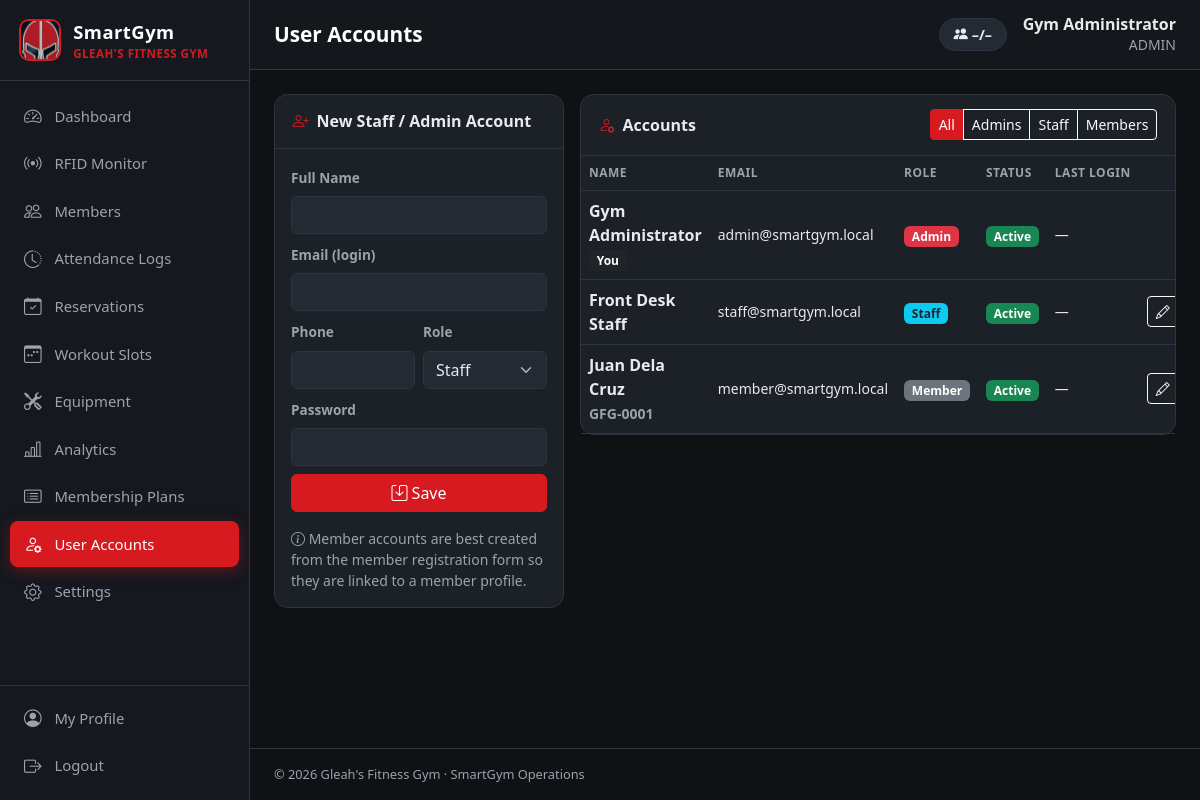
/users.php (signed in), run on the app's committed database.
### tables this page shows
CREATE TABLE users (
  id INT UNSIGNED AUTO_INCREMENT PRIMARY KEY,
  full_name VARCHAR(120) NOT NULL,
  email VARCHAR(150) NOT NULL UNIQUE,
  phone VARCHAR(30) NULL,
  password_hash VARCHAR(255) NOT NULL,
  role ENUM('admin','staff','member') NOT NULL DEFAULT 'member',
  status ENUM('active','disabled') NOT NULL DEFAULT 'active',
  last_login_at DATETIME NULL,
  created_at DATETIME NOT NULL DEFAULT CURRENT_TIMESTAMP
);

CREATE TABLE members (
  id INT UNSIGNED AUTO_INCREMENT PRIMARY KEY,
  user_id INT UNSIGNED NULL UNIQUE,
  member_code VARCHAR(20) NOT NULL UNIQUE,
  full_name VARCHAR(120) NOT NULL,
  email VARCHAR(150) NULL,
  phone VARCHAR(30) NULL,
  gender ENUM('Male','Female','Other') NULL,
  birthdate DATE NULL,
  address VARCHAR(255) NULL,
  emergency_contact VARCHAR(150) NULL,
  rfid_uid VARCHAR(32) NULL UNIQUE,
  plan_id INT UNSIGNED NULL,
  membership_start DATE NULL,
  membership_end DATE NULL,
  status ENUM('active','inactive','suspended') NOT NULL DEFAULT 'active',
  is_inside TINYINT(1) NOT NULL DEFAULT 0,
  last_scan_at DATETIME NULL,
  notes TEXT NULL,
  created_at DATETIME NOT NULL DEFAULT CURRENT_TIMESTAMP,
  CONSTRAINT fk_members_user FOREIGN KEY (user_id) REFERENCES users(id) ON DELETE SET NULL,
  CONSTRAINT fk_members_plan FOREIGN KEY (plan_id) REFERENCES membership_plans(id) ON DELETE SET NULL,
  INDEX idx_members_inside (is_inside)
);

### includes/auth.php (called while the page is built, shortened)
<?php
function current_user(): ?array
{
    static $user = false;
    if ($user === false) {
        $user = null;
        if (!empty($_SESSION['user_id'])) {
            $user = q("SELECT * FROM users WHERE id = ? AND status = 'active'", [$_SESSION['user_id']])->fetch() ?: null;
        }
    }
    return $user;
}
function require_login(): array
{
    $user = current_user();
    return $user;
}
function require_role(string ...$roles): array
{
    $user = require_login();
    return $user;
}

### users.php (the view, shortened to what this page needs)
<?php
$me = require_role('admin');
$page_title = 'User Accounts';
$role = get('role');
$users = q('SELECT u.*, m.member_code FROM users u LEFT JOIN members m ON m.user_id = u.id' . (in_array($role, ['admin', 'staff', 'member'], true) ? ' WHERE u.role = ?' : '') . ' ORDER BY FIELD(u.role,"admin","staff","member"), u.full_name',
    in_array($role, ['admin', 'staff', 'member'], true) ? [$role] : [])->fetchAll();
$edit = get('edit') ? q('SELECT * FROM users WHERE id = ?', [(int)get('edit')])->fetch() : null;
$f = $edit ?: ['id' => '', 'full_name' => '', 'email' => '', 'phone' => '', 'role' => 'staff'];
require __DIR__ . '/includes/header.php';
?>
<div class="row g-3">
    <div class="col-lg-4">
        <div class="card">
            <div class="card-header"><i class="bi bi-person-<?= $edit ? 'gear' : 'plus' ?>"></i> <?= $edit ? 'Edit Account' : 'New Staff / Admin Account' ?></div>
            <div class="card-body">
                <form method="post" class="row g-2"><?= csrf_field() ?><input type="hidden" name="id" value="<?= e($f['id']) ?>">
                    <div class="col-12"><label class="form-label">Full Name</label><input name="full_name" class="form-control" value="<?= e($f['full_name']) ?>" required></div>
                    <div class="col-12"><label class="form-label">Email (login)</label><input type="email" name="email" class="form-control" value="<?= e($f['email']) ?>" required></div>
                    <div class="col-6"><label class="form-label">Phone</label><input name="phone" class="form-control" value="<?= e($f['phone']) ?>"></div>
                    <div class="col-6"><label class="form-label">Role</label><select name="role" class="form-select"><?php foreach (['admin', 'staff', 'member'] as $r): ?><option value="<?= $r ?>" <?= $f['role'] === $r ? 'selected' : '' ?>><?= ucfirst($r) ?></option><?php endforeach; ?></select></div>
                    <div class="col-12"><label class="form-label"><?= $edit ? 'New Password (optional)' : 'Password' ?></label><input type="password" name="password" class="form-control" autocomplete="new-password" <?= $edit ? '' : 'required' ?> minlength="6"></div>
                    <div class="col-12 d-grid gap-2"><button name="action" value="save" class="btn btn-primary"><i class="bi bi-save"></i> Save</button></div>
                </form>
                <p class="small text-secondary mt-3 mb-0"><i class="bi bi-info-circle"></i> Member accounts are best created from the member registration form so they are linked to a member profile.</p>
            </div>
        </div>
    </div>
    <div class="col-lg-8">
        <div class="card">
            <div class="card-header"><i class="bi bi-person-gear"></i> Accounts
                <div class="ms-auto btn-group btn-group-sm">
                    <?php foreach (['' => 'All', 'admin' => 'Admins', 'staff' => 'Staff', 'member' => 'Members'] as $k => $l): ?><a href="?role=<?= $k ?>" class="btn <?= $role === $k ? 'btn-primary' : 'btn-outline-light' ?>"><?= $l ?></a><?php endforeach; ?>
                </div>
            </div>
            <div class="table-responsive"><table class="table table-hover">
                <thead><tr><th>Name</th><th>Email</th><th>Role</th><th>Status</th><th>Last Login</th><th class="text-end">Actions</th></tr></thead>
                <tbody><?php foreach ($users as $u): $self = (int)$u['id'] === (int)$me['id']; ?>
                    <tr>
                        <td class="fw-semibold"><?= e($u['full_name']) ?> <?= $self ? '<span class="badge bg-dark">You</span>' : '' ?><?= $u['member_code'] ? '<br><small class="text-secondary">' . e($u['member_code']) . '</small>' : '' ?></td>
                        <td class="small"><?= e($u['email']) ?></td>
                        <td><?= badge(ucfirst($u['role']), ['admin' => 'danger', 'staff' => 'info', 'member' => 'secondary'][$u['role']]) ?></td>
                        <td><?= $u['status'] === 'active' ? badge('Active', 'success') : badge('Disabled', 'secondary') ?></td>
                        <td class="small text-nowrap"><?= fmt_datetime($u['last_login_at']) ?></td>
                        <td class="text-end text-nowrap">
                            <a href="?edit=<?= $u['id'] ?>" class="btn btn-sm btn-outline-light"><i class="bi bi-pencil"></i></a>
                        </td>
                    </tr>
                <?php endforeach; ?></tbody>
            </table></div>
        </div>
    </div>
</div>
<?php require __DIR__ . '/includes/footer.php';

### includes/header.php (shortened to what this page needs)
<?php
$user = current_user();
$page_title = $page_title ?? 'Dashboard';
$active = $active ?? basename($_SERVER['SCRIPT_NAME'], '.php');
$gymName = setting('gym_name', "Gleah's Fitness Gym");
$nav = [
    ['dashboard', 'Dashboard', 'speedometer2', ['admin', 'staff', 'member']],
    ['rfid_monitor', 'RFID Monitor', 'broadcast', ['admin', 'staff']],
    ['members', 'Members', 'people', ['admin', 'staff']],
    ['access_logs', 'Attendance Logs', 'clock-history', ['admin', 'staff']],
    ['my_attendance', 'My Attendance', 'clock-history', ['member']],
    ['reservations', 'Reservations', 'calendar-check', ['admin', 'staff', 'member']],
    ['slots', 'Workout Slots', 'calendar3-week', ['admin', 'staff']],
    ['equipment', 'Equipment', 'tools', ['admin', 'staff']],
    ['analytics', 'Analytics', 'bar-chart-line', ['admin']],
    ['plans', 'Membership Plans', 'card-list', ['admin']],
    ['users', 'User Accounts', 'person-gear', ['admin']],
    ['settings', 'Settings', 'gear', ['admin']],
];
?>
<!doctype html>
<html lang="en">
<head>
    <link href="https://cdn.jsdelivr.net/npm/bootstrap@5.3.3/dist/css/bootstrap.min.css" rel="stylesheet">
    <link href="https://cdn.jsdelivr.net/npm/bootstrap-icons@1.11.3/font/bootstrap-icons.min.css" rel="stylesheet">
    <link href="assets/css/style.css" rel="stylesheet">
</head>
<body>
<div class="app-shell">
    <aside class="sidebar" id="sidebar">
        <a href="dashboard.php" class="brand">
            <img src="assets/img/helmet.png" alt="">
            <div>
                <div class="brand-title">SmartGym</div>
                <div class="brand-sub"><?= e($gymName) ?></div>
            </div>
        </a>
        <nav class="nav flex-column">
            <?php foreach ($nav as [$file, $label, $icon, $roles]): if (!in_array($user['role'], $roles, true)) continue; ?>
                <a class="nav-link<?= $active === $file ? ' active' : '' ?>" href="<?= $file ?>.php">
                    <i class="bi bi-<?= $icon ?>"></i><span><?= e($label) ?></span>
                </a>
            <?php endforeach; ?>
        </nav>
        <div class="sidebar-footer">
            <a class="nav-link<?= $active === 'profile' ? ' active' : '' ?>" href="profile.php"><i class="bi bi-person-circle"></i><span>My Profile</span></a>
            <a class="nav-link" href="logout.php"><i class="bi bi-box-arrow-right"></i><span>Logout</span></a>
        </div>
    </aside>
    <main class="main">
        <header class="topbar">
            <h1 class="page-title"><?= e($page_title) ?></h1>
            <div class="ms-auto d-flex align-items-center gap-3">
                <div class="capacity-pill" data-capacity-pill title="Members currently inside">
                    <i class="bi bi-people-fill"></i> <span data-cap-inside>–</span>/<span data-cap-max>–</span>
                </div>
                <div class="text-end d-none d-sm-block lh-sm">
                    <div class="fw-semibold"><?= e($user['full_name']) ?></div>
                    <small class="text-secondary text-uppercase"><?= e($user['role']) ?></small>
                </div>
            </div>
        </header>
        <div class="content">

### includes/helpers.php (shortened to what this page needs)
<?php
function db(): PDO
{
    static $pdo = null;
    if ($pdo === null) {
        $dsn = 'mysql:host=' . DB_HOST . ';port=' . DB_PORT . ';dbname=' . DB_NAME . ';charset=utf8mb4';
        $pdo = new PDO($dsn, DB_USER, DB_PASS, [
            PDO::ATTR_ERRMODE => PDO::ERRMODE_EXCEPTION,
            PDO::ATTR_DEFAULT_FETCH_MODE => PDO::FETCH_ASSOC,
            PDO::ATTR_EMULATE_PREPARES => false,
        ]);
        $pdo->exec("SET time_zone = '" . date('P') . "'");
    }
    return $pdo;
}
function q(string $sql, array $params = []): PDOStatement
{
    $st = db()->prepare($sql);
    $st->execute($params);
    return $st;
}
function e($value): string
{
    return htmlspecialchars((string)($value ?? ''), ENT_QUOTES, 'UTF-8');
}
function setting(string $key, $default = null)
{
    static $cache = null;
    if ($cache === null) {
        $cache = [];
        foreach (q('SELECT `key`, `value` FROM settings')->fetchAll() as $row) {
            $cache[$row['key']] = $row['value'];
        }
    }
    return $cache[$key] ?? $default;
}
function take_flashes(): array
{
    $f = $_SESSION['flash'] ?? [];
    return $f;
}
function get(string $key, $default = '')
{
    $v = $_GET[$key] ?? $default;
    return is_string($v) ? trim($v) : $v;
}
function fmt_datetime(?string $d): string
{
    return $d ? date('M d, Y h:i A', strtotime($d)) : '—';
}
function badge(string $text, string $color): string
{
    $textCls = in_array($color, ['warning', 'info', 'light'], true) ? ' text-dark' : '';
    return '<span class="badge bg-' . e($color) . $textCls . '">' . e($text) . '</span>';
}

### assets/css/style.css (style rules this page uses)
:root { --sg-red: #d71920; --sg-red-dark: #a50f15; --sg-black: #0f1115; --sg-sidebar: #15181e; --sg-surface: #1c2027; --sg-surface-2: #242a33; --sg-border: #2e3540; --sg-text: #e8eaed; --sg-muted: #9aa3ae; --bs-primary: #d71920; --bs-primary-rgb: 215, 25, 32; --bs-link-color: #ff4d55; --bs-link-hover-color: #ff7a80; }
body { background: var(--sg-black); color: var(--sg-text); font-family: "Segoe UI", system-ui, -apple-system, Roboto, sans-serif; }
.app-shell { display: flex; min-height: 100vh; }
.sidebar { width: 250px; flex-shrink: 0; background: var(--sg-sidebar); border-right: 1px solid var(--sg-border); display: flex; flex-direction: column; position: sticky; top: 0; height: 100vh; overflow-y: auto; z-index: 1040; }
.brand { display: flex; align-items: center; gap: .75rem; padding: 1.1rem 1.2rem; text-decoration: none; border-bottom: 1px solid var(--sg-border); }
.brand img { width: 42px; height: 42px; object-fit: cover; border-radius: 10px; border: 2px solid var(--sg-red); }
.brand-title { color: #fff; font-weight: 800; font-size: 1.15rem; letter-spacing: .5px; }
.brand-sub { color: var(--sg-red); font-size: .72rem; font-weight: 700; text-transform: uppercase; letter-spacing: .5px; }
.sidebar .nav { padding: .75rem .6rem; flex: 1; }
.sidebar .nav-link { color: var(--sg-muted); display: flex; align-items: center; gap: .75rem; padding: .6rem .85rem; border-radius: .5rem; font-weight: 500; font-size: .93rem; margin-bottom: 2px; transition: background .15s, color .15s; }
.sidebar .nav-link i { font-size: 1.1rem; width: 1.2rem; text-align: center; }
.sidebar .nav-link.active { background: var(--sg-red); color: #fff; box-shadow: 0 4px 14px rgba(215, 25, 32, .35); }
.sidebar-footer { padding: .6rem; border-top: 1px solid var(--sg-border); }
.main { flex: 1; min-width: 0; display: flex; flex-direction: column; }
.topbar { display: flex; align-items: center; gap: 1rem; padding: .9rem 1.5rem; background: rgba(21, 24, 30, .92); border-bottom: 1px solid var(--sg-border); position: sticky; top: 0; z-index: 1030; backdrop-filter: blur(6px); }
.page-title { font-size: 1.3rem; font-weight: 700; margin: 0; color: #fff; }
.content { padding: 1.5rem; flex: 1; }
.capacity-pill { background: var(--sg-surface-2); border: 1px solid var(--sg-border); border-radius: 999px; padding: .3rem .85rem; font-weight: 700; font-size: .9rem; }
.card { background: var(--sg-surface); border: 1px solid var(--sg-border); border-radius: .85rem; color: var(--sg-text); }
.card-header { background: transparent; border-bottom: 1px solid var(--sg-border); font-weight: 700; padding: .9rem 1.1rem; display: flex; align-items: center; gap: .5rem; }
.card-header .bi { color: var(--sg-red); }
.table { --bs-table-bg: transparent; --bs-table-color: var(--sg-text); --bs-table-border-color: var(--sg-border); --bs-table-hover-bg: rgba(255,255,255,.03); --bs-table-hover-color: #fff; margin-bottom: 0; }
.table thead th { color: var(--sg-muted); font-size: .75rem; text-transform: uppercase; letter-spacing: .5px; font-weight: 700; border-bottom-width: 1px; white-space: nowrap; }
.table td { vertical-align: middle; }
.form-control, .form-select { background-color: var(--sg-surface-2); border-color: var(--sg-border); color: var(--sg-text); }
.form-control::placeholder { color: #6c757d; }
.form-label { font-weight: 600; font-size: .85rem; color: var(--sg-muted); }
.btn-primary { --bs-btn-bg: var(--sg-red); --bs-btn-border-color: var(--sg-red); --bs-btn-hover-bg: var(--sg-red-dark); --bs-btn-hover-border-color: var(--sg-red-dark); --bs-btn-active-bg: var(--sg-red-dark); --bs-btn-disabled-bg: var(--sg-red); --bs-btn-disabled-border-color: var(--sg-red); }
.text-muted, .text-secondary { color: var(--sg-muted) !important; }
a { color: #ff4d4f; }

### data on the page
users: full_name "Gym Administrator", role "ADMIN", shows "You", email "admin@smartgym.local", text "Admin Active", last_login_at "—"
users: full_name "Front Desk Staff", email "staff@smartgym.local", text "Staff Active", last_login_at "—"
members: user.full_name "Juan Dela Cruz", member_code "GFG-0001", user.email "member@smartgym.local", text "Member Active", user.last_login_at "—"

### other printed values
$gymName "GLEAH'S FITNESS GYM"
$label "Dashboard"
$label "RFID Monitor"
$label "Members"
$label "Attendance Logs"
$label "Reservations"
$label "Workout Slots"
$label "Equipment"
$label "Analytics"
$label "Membership Plans"
$label "User Accounts"
$label "Settings"
$page_title "User Accounts"
$l "All"
$l "Admins"
